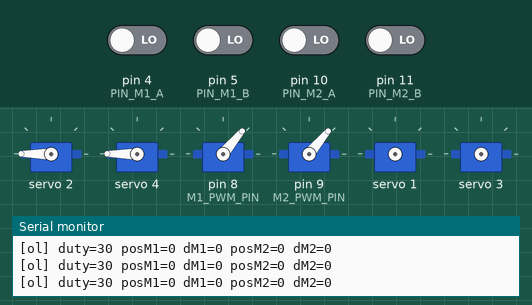
A sketch run on a simulated Arduino Uno, built for the host (arithmetic inside an expression is 32-bit, double 64-bit). On the bench: 6 × servo, the last lines printed to the serial monitor. Wiring (inferred from the names in the program): 2 × servo: signal pin 8 / signal pin 9. The test bench sets the inputs (shaded band); at power-on: pin 4 (PIN_M1_A), pin 5 (PIN_M1_B), pin 10 (PIN_M2_A), pin 11 (PIN_M2_B) LOW. Servo pulses on a pin are drawn as a servo (544–2400 µs = 0–180°).

Above: at 1.5 s.
1.6 s: pin 5 (PIN_M1_B) driven HIGH
At 12.59 s:
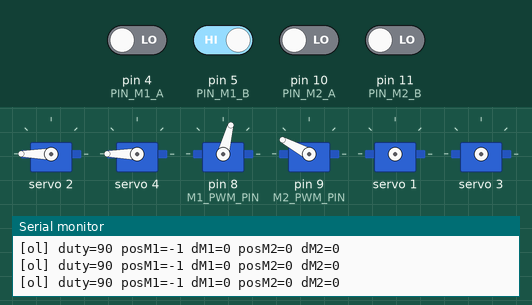
At 15.1 s:
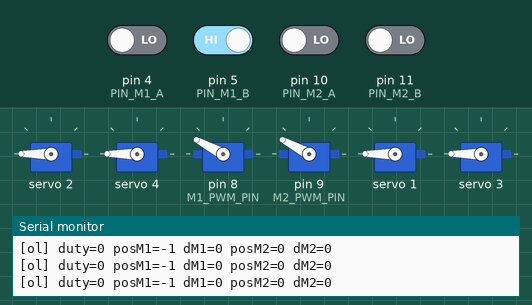
Timing chart, 0 to 15.8 s (numbered marks = the images above; inputs shaded):
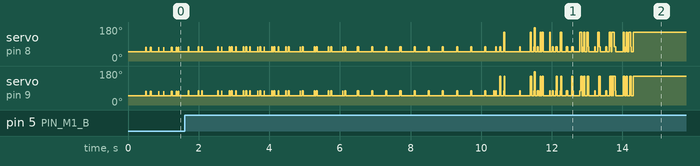

The sketch:

car2_openloop_duty_sweep.ino
```cpp
// 排查用：完全繞開PID，依序跑過一串固定duty值(低~中檔，對應閉環模式下
// 觀察到會卡頓的區間)，每個duty停留一段時間，同時每20ms印一次編碼器
// 原始累積計數。目的是把「降壓模組/供電問題」跟「PID控制邏輯問題」
// 徹底分開判斷：如果開迴路(沒有PID、duty完全固定不變)在某個duty值下
// 還是會卡頓/停滯，那就是供電或機構問題，跟PID演算法無關；如果開迴路
// 每個duty值都能穩定平順轉動，才能說低速卡頓是PID造成的。
// 開機後自動依序掃描，不需要下任何指令。

#include <Arduino.h>
#include <Wire.h>
#include <Adafruit_PWMServoDriver.h>

Adafruit_PWMServoDriver pwm = Adafruit_PWMServoDriver(0x40, Wire1);

const uint8_t CH_M1_IN1 = 2;
const uint8_t CH_M1_IN2 = 1;
const uint8_t CH_M2_IN1 = 4;
const uint8_t CH_M2_IN2 = 3;

const uint8_t M1_PWM_PIN = 8;
const uint8_t M2_PWM_PIN = 9;

const uint8_t PIN_M1_A = 4;
const uint8_t PIN_M1_B = 5;
const uint8_t PIN_M2_A = 10;
const uint8_t PIN_M2_B = 11;

const uint32_t PWM_PERIOD_US = 200;  // 5kHz，跟正式版一致
const uint32_t HOLD_MS = 2000;       // 每個duty停留多久
const uint32_t LOG_PERIOD_MS = 20;   // 50Hz，跟正式版PID頻率一致，方便對照

// 掃描的duty值：涵蓋閉環模式下觀察到會卡頓的低~中檔區間
const uint8_t DUTY_LIST[] = {30, 40, 50, 60, 70, 80, 90};
const uint8_t DUTY_COUNT = sizeof(DUTY_LIST) / sizeof(DUTY_LIST[0]);

volatile int32_t posM1 = 0;
volatile int32_t posM2 = 0;
volatile uint8_t stateM1 = 0;
volatile uint8_t stateM2 = 0;

static const int8_t QDEC_TABLE[16] = {
  0, -1, 1, 0,
  1, 0, 0, -1,
  -1, 0, 0, 1,
  0, 1, -1, 0
};

void updateQuadM1() {
  uint8_t a = digitalRead(PIN_M1_A);
  uint8_t b = digitalRead(PIN_M1_B);
  uint8_t newState = (a << 1) | b;
  posM1 += QDEC_TABLE[((stateM1 << 2) | newState) & 0x0F];
  stateM1 = newState;
}
void updateQuadM2() {
  uint8_t a = digitalRead(PIN_M2_A);
  uint8_t b = digitalRead(PIN_M2_B);
  uint8_t newState = (a << 1) | b;
  posM2 += QDEC_TABLE[((stateM2 << 2) | newState) & 0x0F];
  stateM2 = newState;
}
void isrM1A() { updateQuadM1(); }
void isrM1B() { updateQuadM1(); }
void isrM2A() { updateQuadM2(); }
void isrM2B() { updateQuadM2(); }

uint8_t m1Duty = 0;
uint8_t m2Duty = 0;
uint8_t dutyIndex = 0;
uint32_t stepStartMs = 0;
uint32_t lastLogMs = 0;
int32_t lastPosM1 = 0;
int32_t lastPosM2 = 0;
bool finished = false;

void updateMotorPWM() {
  uint32_t phase = micros() % PWM_PERIOD_US;
  uint32_t m1OnUs = (uint32_t)m1Duty * PWM_PERIOD_US / 255;
  uint32_t m2OnUs = (uint32_t)m2Duty * PWM_PERIOD_US / 255;
  digitalWrite(M1_PWM_PIN, phase < m1OnUs ? HIGH : LOW);
  digitalWrite(M2_PWM_PIN, phase < m2OnUs ? HIGH : LOW);
}

void setup() {
  Serial.begin(115200);
  delay(300);

  pinMode(M1_PWM_PIN, OUTPUT);
  pinMode(M2_PWM_PIN, OUTPUT);
  pinMode(PIN_M1_A, INPUT);
  pinMode(PIN_M1_B, INPUT);
  pinMode(PIN_M2_A, INPUT);
  pinMode(PIN_M2_B, INPUT);
  attachInterrupt(digitalPinToInterrupt(PIN_M1_A), isrM1A, CHANGE);
  attachInterrupt(digitalPinToInterrupt(PIN_M1_B), isrM1B, CHANGE);
  attachInterrupt(digitalPinToInterrupt(PIN_M2_A), isrM2A, CHANGE);
  attachInterrupt(digitalPinToInterrupt(PIN_M2_B), isrM2B, CHANGE);

  Wire1.begin();
  pwm.begin();
  pwm.setPWMFreq(50);

  pwm.setPin(CH_M1_IN1, 4095);
  pwm.setPin(CH_M1_IN2, 0);
  pwm.setPin(CH_M2_IN1, 4095);
  pwm.setPin(CH_M2_IN2, 0);

  Serial.println(F("=== 開迴路duty掃描：不經過PID，依序跑固定duty ==="));
  dutyIndex = 0;
  m1Duty = DUTY_LIST[0];
  m2Duty = DUTY_LIST[0];
  stepStartMs = millis();
  lastLogMs = stepStartMs;
  Serial.print(F(">>> duty="));
  Serial.println(m1Duty);
}

void loop() {
  updateMotorPWM();
  uint32_t now = millis();

  if (!finished && (now - stepStartMs >= HOLD_MS)) {
    dutyIndex++;
    if (dutyIndex >= DUTY_COUNT) {
      finished = true;
      m1Duty = 0;
      m2Duty = 0;
      pwm.setPin(CH_M1_IN1, 4095);
      pwm.setPin(CH_M1_IN2, 4095);
      pwm.setPin(CH_M2_IN1, 4095);
      pwm.setPin(CH_M2_IN2, 4095);
      Serial.println(F("=== 掃描結束，已停止 ==="));
    } else {
      m1Duty = DUTY_LIST[dutyIndex];
      m2Duty = DUTY_LIST[dutyIndex];
      stepStartMs = now;
      Serial.print(F(">>> duty="));
      Serial.println(m1Duty);
    }
  }

  if (now - lastLogMs >= LOG_PERIOD_MS) {
    lastLogMs = now;
    int32_t deltaM1 = posM1 - lastPosM1;
    int32_t deltaM2 = posM2 - lastPosM2;
    lastPosM1 = posM1;
    lastPosM2 = posM2;
    Serial.print(F("[ol] duty="));
    Serial.print(m1Duty);
    Serial.print(F(" posM1="));
    Serial.print(posM1);
    Serial.print(F(" dM1="));
    Serial.print(deltaM1);
    Serial.print(F(" posM2="));
    Serial.print(posM2);
    Serial.print(F(" dM2="));
    Serial.println(deltaM2);
  }
}
```
